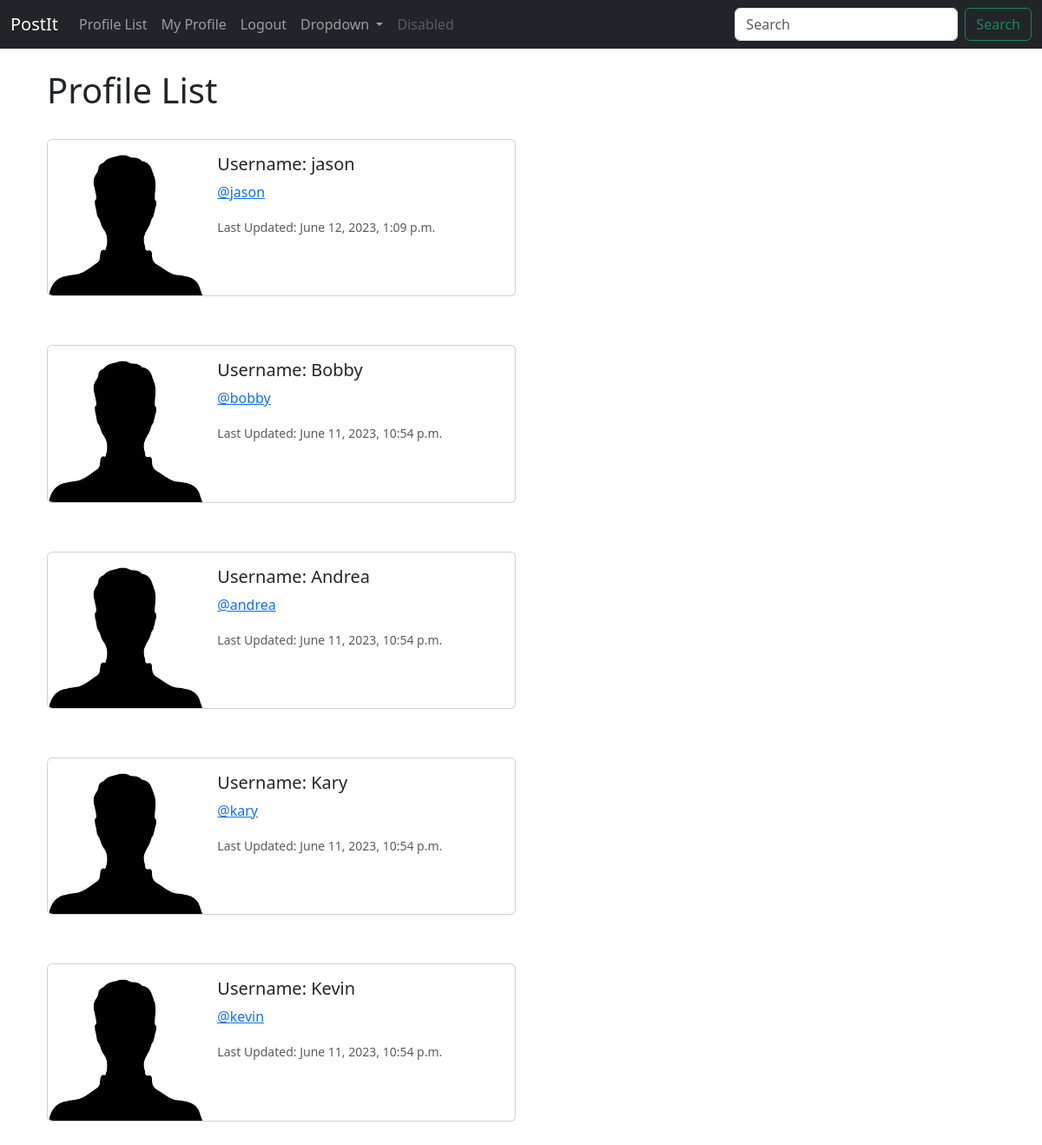
The page /profile_list/ (signed in) on the database as committed earlier.
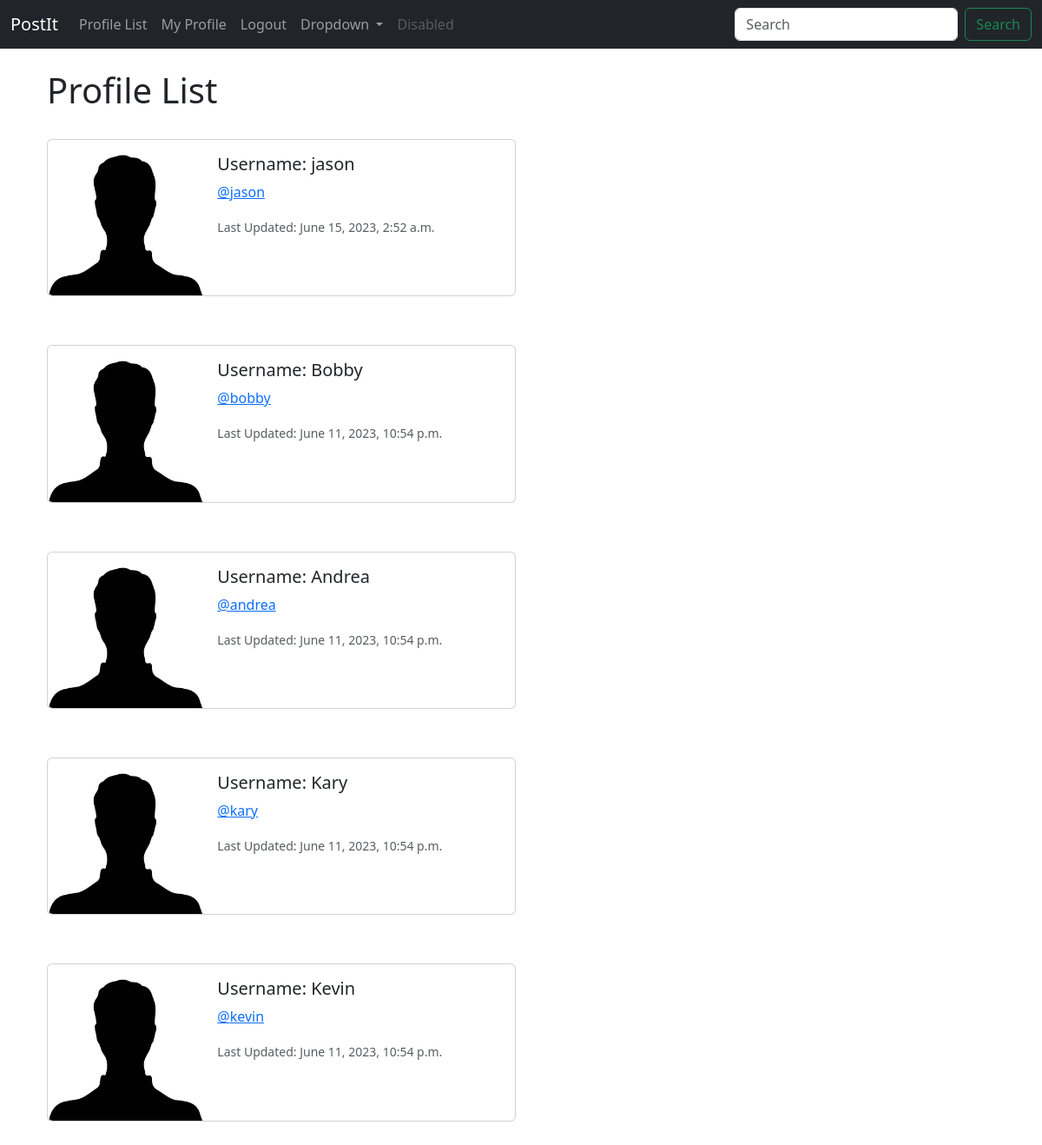
The same page on the database as committed later.
### postit/models.py (models this page shows, shortened)
class Profile(models.Model):
    user = models.OneToOneField(User, on_delete=models.CASCADE)
    follows = models.ManyToManyField(
        'self',
        related_name='followed_by',
        symmetrical=False,
        blank=True
    )
    date_modified = models.DateTimeField(User, auto_now=True)

### postit/views.py (the view)
# urls.py: path('profile_list/', views.profile_list, name='profile_list'),
def profile_list(request):
    if request.user.is_authenticated:
        profiles = Profile.objects.exclude(user=request.user)
        return render(request, 'profile_list.html', {'profiles': profiles})
    else:
        messages.success(request, 'You must be logged in to view this page!')
        return redirect('home')

### postit/templates/profile_list.html
{% extends 'base.html' %}
{% load static %}
{% block content %}
<h1>Profile List</h1>
<br/>
{% if profiles%}
    {%for profile in profiles %}
            <div class="card mb-2" style="max-width: 540px;">
              <div class="row g-0">
                <div class="col-md-4">
                  <img src="{% static 'images/profile.jpg' %}" class="img-fluid rounded-start" alt="Profile pic">
                </div>
                <div class="col-md-8">
                  <div class="card-body">
                    <h5 class="card-title">Username: {{ profile.user.username }}</h5>
                    <p class="card-text"><a href="{% url 'profile' profile.user.id %}">@{{ profile.user.username|lower }}</a></p>
                    <p class="card-text"><small class="text-body-secondary">Last Updated: {{ profile.date_modified }}</small></p>
                  </div>
                </div>
              </div>
            </div>
        <br/><br/>
    {% endfor %}
{% endif %}
{% endblock %}

### postit/templates/base.html (shortened to what this page needs)
<!doctype html>
<html lang="en">
  <head>
    <link href="https://cdn.jsdelivr.net/npm/bootstrap@5.3.0/dist/css/bootstrap.min.css" rel="stylesheet">
  </head>
  <body>
  {% include 'navbar.html' %}
  <div class="container">
  <br/>
    <div class="container">
  {% block content %}
  {% endblock %}
</div>
    </div>
  </body>
</html>

### postit/templates/navbar.html (shortened to what this page needs)
<nav class="navbar navbar-expand-lg navbar-dark bg-dark">
  <div class="container-fluid">
    <a class="navbar-brand" href="{% url 'home' %}">PostIt</a>
    <div class="collapse navbar-collapse" id="navbarSupportedContent">
      <ul class="navbar-nav me-auto mb-2 mb-lg-0">
        <li class="nav-item">
          <a class="nav-link" href="{% url 'profile_list' %}">Profile List</a>
        </li>
        {% if user.is_authenticated %}
        <li class="nav-item">
          <a class="nav-link" href="{% url 'profile' request.user.id %}">My Profile</a>
        </li>
        <li class="nav-item">
          <a class="nav-link" href="{% url 'logout' %}">Logout</a>
        </li>
        {% endif %}
        <li class="nav-item dropdown">
          <a class="nav-link dropdown-toggle" href="#" role="button" data-bs-toggle="dropdown" aria-expanded="false">
            Dropdown
          </a>
        </li>
        <li class="nav-item">
          <a class="nav-link disabled">Disabled</a>
        </li>
      </ul>
      <form class="d-flex" role="search">
        <input class="form-control me-2" type="search" placeholder="Search" aria-label="Search">
        <button class="btn btn-outline-success" type="submit">Search</button>
      </form>
    </div>
  </div>
</nav>

Rows that differ between the two databases and show on the page:
changed Profile "jason": date_modified "June 12, 2023, 1:09 p.m." → "June 15, 2023, 2:52 a.m."
